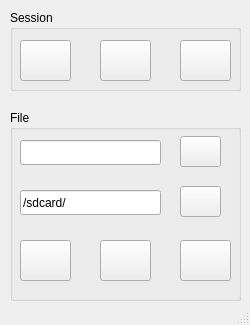
<?xml version="1.0" encoding="UTF-8"?>
<ui version="4.0">
 <class>WinAnboxH</class>
 <widget class="QMainWindow" name="WinAnboxH">
  <property name="geometry">
   <rect>
    <x>0</x>
    <y>0</y>
    <width>250</width>
    <height>325</height>
   </rect>
  </property>
  <property name="windowTitle">
   <string>Anbox Helper</string>
  </property>
  <property name="windowIcon">
   <iconset>
    <normaloff>/usr/share/anbox-helper/icons/anbox.png</normaloff>/usr/share/anbox-helper/icons/anbox.png</iconset>
  </property>
  <widget class="QWidget" name="centralwidget">
   <widget class="QGroupBox" name="groupBox">
    <property name="geometry">
     <rect>
      <x>10</x>
      <y>10</y>
      <width>231</width>
      <height>81</height>
     </rect>
    </property>
    <property name="title">
     <string>Session</string>
    </property>
    <widget class="QPushButton" name="btnStart">
     <property name="geometry">
      <rect>
       <x>10</x>
       <y>30</y>
       <width>51</width>
       <height>41</height>
      </rect>
     </property>
     <property name="toolTip">
      <string>&lt;html&gt;&lt;head/&gt;&lt;body&gt;&lt;p&gt;Start Anbox Session&lt;/p&gt;&lt;/body&gt;&lt;/html&gt;</string>
     </property>
     <property name="text">
      <string/>
     </property>
     <property name="icon">
      <iconset>
       <normaloff>/usr/share/anbox-helper/icons/anboxstart.png</normaloff>/usr/share/anbox-helper/icons/anboxstart.png</iconset>
     </property>
     <property name="iconSize">
      <size>
       <width>32</width>
       <height>32</height>
      </size>
     </property>
    </widget>
    <widget class="QPushButton" name="btnStop">
     <property name="geometry">
      <rect>
       <x>90</x>
       <y>30</y>
       <width>51</width>
       <height>41</height>
      </rect>
     </property>
     <property name="toolTip">
      <string>&lt;html&gt;&lt;head/&gt;&lt;body&gt;&lt;p&gt;Stop Anbox Session&lt;/p&gt;&lt;/body&gt;&lt;/html&gt;</string>
     </property>
     <property name="text">
      <string/>
     </property>
     <property name="icon">
      <iconset>
       <normaloff>/usr/share/anbox-helper/icons/anboxstop.png</normaloff>/usr/share/anbox-helper/icons/anboxstop.png</iconset>
     </property>
     <property name="iconSize">
      <size>
       <width>32</width>
       <height>32</height>
      </size>
     </property>
    </widget>
    <widget class="QPushButton" name="btnMgr">
     <property name="geometry">
      <rect>
       <x>170</x>
       <y>30</y>
       <width>51</width>
       <height>41</height>
      </rect>
     </property>
     <property name="toolTip">
      <string>&lt;html&gt;&lt;head/&gt;&lt;body&gt;&lt;p&gt;Open App Manager&lt;/p&gt;&lt;/body&gt;&lt;/html&gt;</string>
     </property>
     <property name="text">
      <string/>
     </property>
     <property name="icon">
      <iconset>
       <normaloff>/usr/share/anbox-helper/icons/anbox.png</normaloff>/usr/share/anbox-helper/icons/anbox.png</iconset>
     </property>
     <property name="iconSize">
      <size>
       <width>32</width>
       <height>32</height>
      </size>
     </property>
    </widget>
   </widget>
   <widget class="QGroupBox" name="groupBox_2">
    <property name="geometry">
     <rect>
      <x>10</x>
      <y>110</y>
      <width>231</width>
      <height>191</height>
     </rect>
    </property>
    <property name="title">
     <string>File</string>
    </property>
    <widget class="QPushButton" name="btnFM">
     <property name="geometry">
      <rect>
       <x>170</x>
       <y>130</y>
       <width>51</width>
       <height>41</height>
      </rect>
     </property>
     <property name="toolTip">
      <string>&lt;html&gt;&lt;head/&gt;&lt;body&gt;&lt;p&gt;Open File Manager&lt;/p&gt;&lt;/body&gt;&lt;/html&gt;</string>
     </property>
     <property name="text">
      <string/>
     </property>
     <property name="icon">
      <iconset>
       <normaloff>/usr/share/anbox-helper/icons/anbox-fm.png</normaloff>/usr/share/anbox-helper/icons/anbox-fm.png</iconset>
     </property>
     <property name="iconSize">
      <size>
       <width>32</width>
       <height>32</height>
      </size>
     </property>
    </widget>
    <widget class="QPushButton" name="btnScan">
     <property name="geometry">
      <rect>
       <x>90</x>
       <y>130</y>
       <width>51</width>
       <height>41</height>
      </rect>
     </property>
     <property name="toolTip">
      <string>&lt;html&gt;&lt;head/&gt;&lt;body&gt;&lt;p&gt;Verify a File&lt;/p&gt;&lt;/body&gt;&lt;/html&gt;</string>
     </property>
     <property name="text">
      <string/>
     </property>
     <property name="icon">
      <iconset>
       <normaloff>/usr/share/anbox-helper/icons/scan.png</normaloff>/usr/share/anbox-helper/icons/scan.png</iconset>
     </property>
     <property name="iconSize">
      <size>
       <width>32</width>
       <height>32</height>
      </size>
     </property>
    </widget>
    <widget class="QPushButton" name="btnSend">
     <property name="geometry">
      <rect>
       <x>10</x>
       <y>130</y>
       <width>51</width>
       <height>41</height>
      </rect>
     </property>
     <property name="toolTip">
      <string>&lt;html&gt;&lt;head/&gt;&lt;body&gt;&lt;p&gt;Send a File&lt;/p&gt;&lt;/body&gt;&lt;/html&gt;</string>
     </property>
     <property name="text">
      <string/>
     </property>
     <property name="icon">
      <iconset>
       <normaloff>/usr/share/anbox-helper/icons/send.png</normaloff>/usr/share/anbox-helper/icons/send.png</iconset>
     </property>
     <property name="iconSize">
      <size>
       <width>32</width>
       <height>32</height>
      </size>
     </property>
    </widget>
    <widget class="QLineEdit" name="txtLocal">
     <property name="geometry">
      <rect>
       <x>10</x>
       <y>30</y>
       <width>141</width>
       <height>25</height>
      </rect>
     </property>
    </widget>
    <widget class="QLineEdit" name="txtRemote">
     <property name="geometry">
      <rect>
       <x>10</x>
       <y>80</y>
       <width>141</width>
       <height>25</height>
      </rect>
     </property>
     <property name="text">
      <string>/sdcard/</string>
     </property>
    </widget>
    <widget class="QPushButton" name="btnBrowse">
     <property name="geometry">
      <rect>
       <x>170</x>
       <y>26</y>
       <width>41</width>
       <height>31</height>
      </rect>
     </property>
     <property name="toolTip">
      <string>&lt;html&gt;&lt;head/&gt;&lt;body&gt;&lt;p&gt;Browse local&lt;/p&gt;&lt;/body&gt;&lt;/html&gt;</string>
     </property>
     <property name="text">
      <string/>
     </property>
     <property name="icon">
      <iconset>
       <normaloff>/usr/share/anbox-helper/icons/folder.png</normaloff>/usr/share/anbox-helper/icons/folder.png</iconset>
     </property>
     <property name="iconSize">
      <size>
       <width>24</width>
       <height>24</height>
      </size>
     </property>
    </widget>
    <widget class="QPushButton" name="btnReset">
     <property name="geometry">
      <rect>
       <x>170</x>
       <y>76</y>
       <width>41</width>
       <height>31</height>
      </rect>
     </property>
     <property name="toolTip">
      <string>&lt;html&gt;&lt;head/&gt;&lt;body&gt;&lt;p&gt;Default storage path&lt;/p&gt;&lt;/body&gt;&lt;/html&gt;</string>
     </property>
     <property name="text">
      <string/>
     </property>
     <property name="icon">
      <iconset>
       <normaloff>/usr/share/anbox-helper/icons/reload.png</normaloff>/usr/share/anbox-helper/icons/reload.png</iconset>
     </property>
     <property name="iconSize">
      <size>
       <width>24</width>
       <height>24</height>
      </size>
     </property>
    </widget>
   </widget>
  </widget>
  <widget class="QMenuBar" name="menubar">
   <property name="geometry">
    <rect>
     <x>0</x>
     <y>0</y>
     <width>250</width>
     <height>21</height>
    </rect>
   </property>
  </widget>
  <widget class="QStatusBar" name="statusbar"/>
 </widget>
 <resources/>
 <connections/>
</ui>
